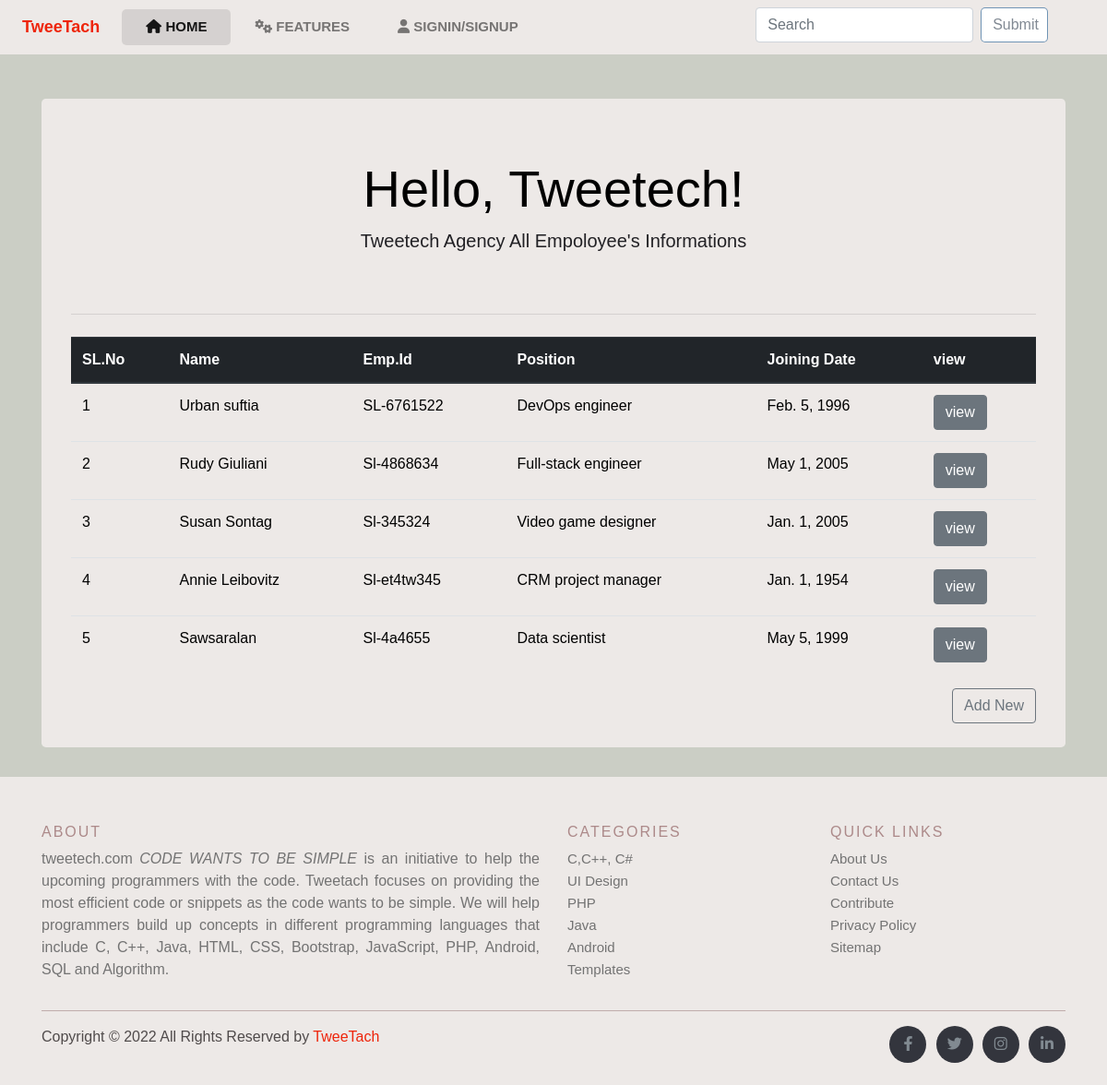
Before: / with the older database file.
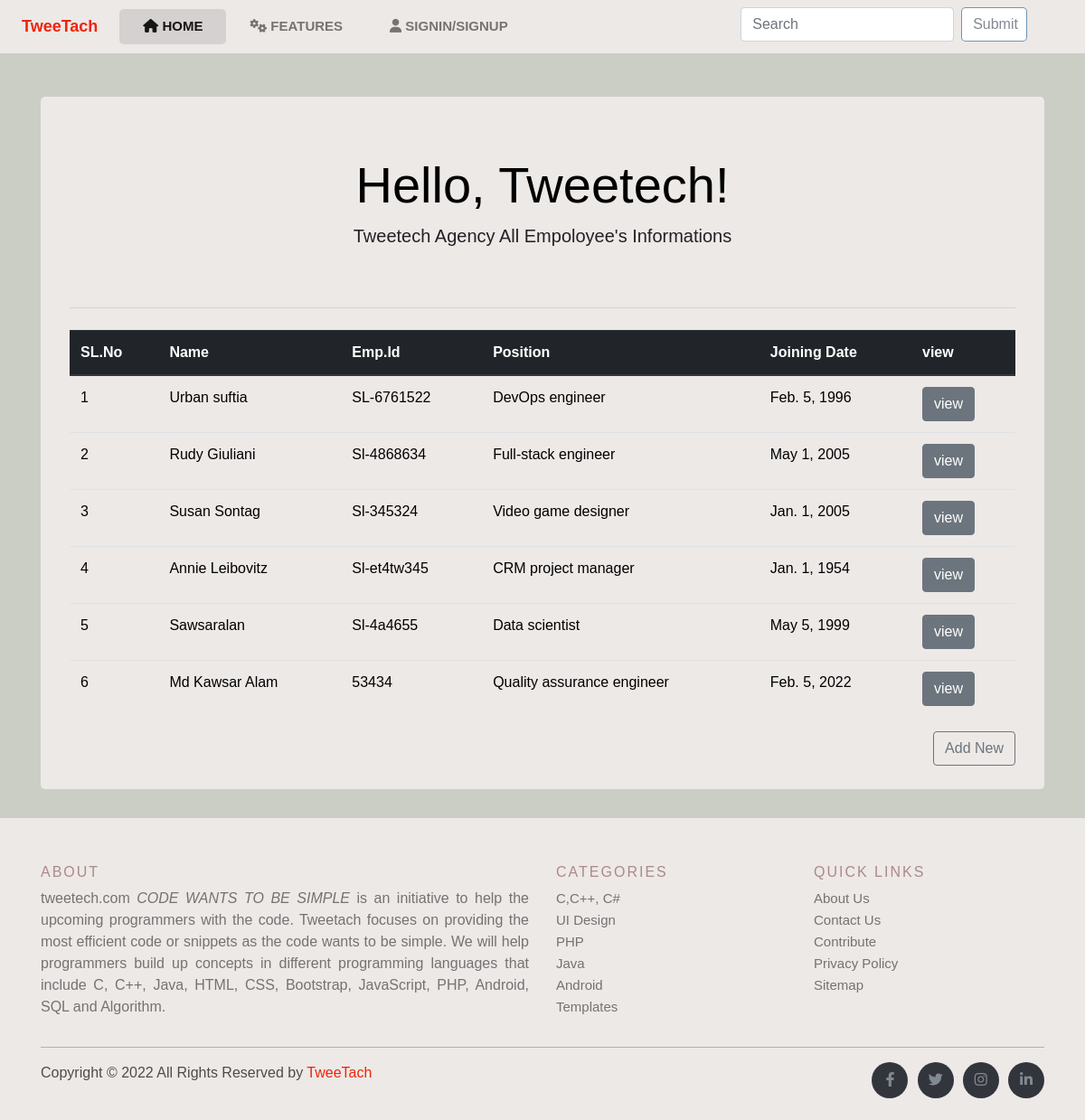
After: the same page with the newer database file.
### employee/models.py (models this page shows, shortened)
class Employee(models.Model):
    full_name = models.CharField(max_length=100)
    fathers_name = models.CharField(max_length=100, null=True, blank=True)
    mothers_name = models.CharField(max_length=100, null=True, blank=True)
    emp_id = models.CharField(max_length=20,null=True, blank=True)
    position = models.ForeignKey(Position,on_delete= models.CASCADE, null=True, blank=True)
    join_date = models.DateField(null=True, blank=True,)
    phone = models.CharField(max_length=15, null=True, blank=True)
    email = models.CharField(max_length=255,null=True, blank=True)
    gender = models.ForeignKey(Gender,on_delete= models.CASCADE, null=True, blank=True)
    date_of_birth = models.DateField(null=True, blank=True)
    address = models.CharField(max_length=5000, null=True, blank=True)
    description = models.TextField(max_length=5000,null=True, blank=True )
    date = models.DateTimeField(auto_now_add=True)

class Position(models.Model):
    title = models.CharField(max_length=100, null=True, blank=True)
    def __str__(self):
        return self.title

### employee/views.py (the view)
# urls.py: path("", views.employee_info_list, name= "employee_info_list_insert"),
def employee_info_list(request):
    employee = Employee.objects.all()
    if request.method == 'POST':
        search = request.POST.get('search')
        results = Employee.objects.filter(Q(full_name__icontains=search) | Q(emp_id__icontains=search) | Q(phone__icontains=search) | Q(email__icontains=search))
        context =  { 'results': results, 'search': search}
        return render(request, 'employee/search-result.html', context)
    context = {'employee_info_list': employee }
    return render (request, "employee/index.html", context)

### employee/templates/employee/index.html (shortened to what this page needs)
{% extends 'base.html' %}
{% block content%}
<body class="bodys">
    <div class="container">
        <div class="mt-5">
            <div class="jumbotron form-bodys">
                <h1 class="display-4 text-center font-weidth-bold">Hello, Tweetech!</h1>
                <p class="lead  text-center">Tweetech Agency All Empoloyee's Informations</p>
                <br>
                <hr class="my-4">
                <table class="table col-md col-sm ">
                    <thead class="border-bottom font-weidth-bold thead-dark">
                        <tr>
                            <th scope="col" >SL.No</th>
                            <th scope="col" >Name</th>
                            <th scope="col" >Emp.Id </th>
                            <th>Position</th>
                            <th scope="col" >Joining Date</th>
                            <th scope="col" >view</th>
                        </tr>
                    </thead>
                    <tbody>
                        {% for employee in  employee_info_list %}
                        <tr>
                            <td>{{forloop.counter}}</td>
                            <td>{{employee.full_name}}</td>
                            <td>{{employee.emp_id}}</td>
                            <td>{{employee.position}}</td>
                            <td>{{employee.join_date}}</td>
                            <td>
                                <a class="btn btn-secondary" href="{% url 'views_info' employee.id %}">view</a>
                            </td>
                        </tr>
                        {% endfor %}
                    </tbody>
                </table>
                <a class="btn btn-outline-secondary float-right mb-5" href="{% url 'employee_form' %}">Add New</a>
            </div>
        </div>
    </div>
    {% endblock content%}

Changed rows visible on the page:
added Employee: full_name "Md Kawsar Alam", emp_id "53434", position "Quality assurance engineer", join_date "Feb. 5, 2022"
